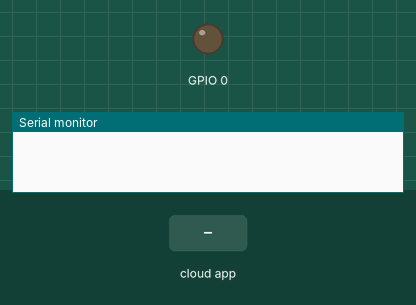
Simulated run of this sketch. Board: ESP8266 (NodeMCU). Parts: output pins drawn as LEDs (lit = HIGH), the last lines printed to the serial monitor. Inputs (shaded band) come from the test bench.

Above: at 2.7 s.
2.8 s: the phone or cloud app sets 5 to 0
At 4.7 s:
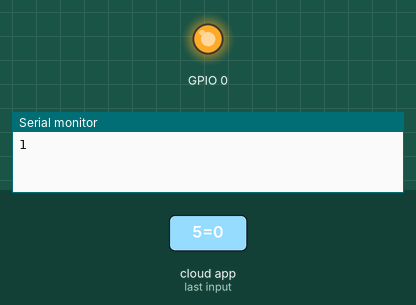
5.0 s: the phone or cloud app sets 5 to 1
At 6.4 s:
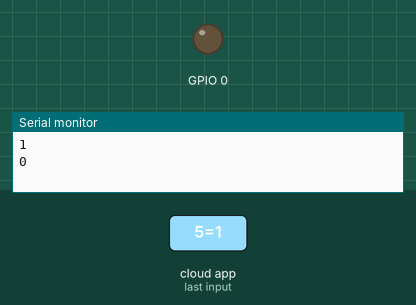
Timing chart, 0 to 8.0 s (numbered marks = the images above; inputs shaded):
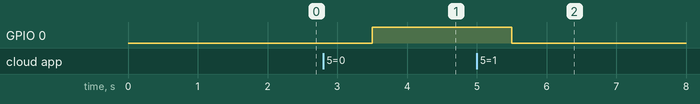

Measured:
- after the input at 2.8 s, GPIO 0: LOW → HIGH after 0.70 s
- after the input at 5.0 s, GPIO 0: HIGH → LOW after 0.50 s

The sketch:

Example_code_for_IOT_button.ino
```cpp
// This example shows how to connect to Cayenne using an ESP8266 and send/receive sample data.
// Make sure you install the ESP8266 Board Package via the Arduino IDE Board Manager and select the correct ESP8266 board before compiling.

//#define CAYENNE_DEBUG
#define CAYENNE_PRINT Serial
#include <CayenneMQTTESP8266.h>

// WiFi network info.
char ssid[] = "ssid";
char wifiPassword[] = "pass";

// Cayenne authentication info. This should be obtained from the Cayenne Dashboard.
char username[] = "Mqtt Username";
char password[] = "Mqtt Password";
char clientID[] = "Mqtt clientID";

unsigned long lastMillis = 0;
static int uptime;

byte nuidPICC[4];
int tagToCompare;

void setup() {
	Serial.begin(115200);
	Cayenne.begin(username, password, clientID, ssid, wifiPassword);
  pinMode(0,OUTPUT);


  nuidPICC[0] = 0xB5;
  nuidPICC[1] = 0xB6;
  nuidPICC[2] = 0xB7;
  nuidPICC[3] = 0xB8;

  tagToCompare = nuidPICC[0] + nuidPICC[1] + nuidPICC[2] + nuidPICC[3];
}

void loop() {
	Cayenne.loop();

  if(millis() - lastMillis > 2500) {
    lastMillis = millis();
    uptime = uptime + 2.5;


    // Publish the TMP36 temperature data to Cayenne on Channel 0.

    Cayenne.virtualWrite(7, tagToCompare);
    Cayenne.virtualWrite(0, uptime);
  }
}

// Default function for sending sensor data at intervals to Cayenne.
// You can also use functions for specific channels, e.g CAYENNE_OUT(1) for sending channel 1 data.
CAYENNE_OUT_DEFAULT()
{
	// Write data to Cayenne here. This example just sends the current uptime in milliseconds on virtual channel 0.
	// Cayenne.virtualWrite(0, millis());
	// Some examples of other functions you can use to send data.
	//Cayenne.celsiusWrite(1, 22.0);
	//Cayenne.luxWrite(2, 700);
	//Cayenne.virtualWrite(3, 50, TYPE_PROXIMITY, UNIT_CENTIMETER);
}

// Default function for processing actuator commands from the Cayenne Dashboard.
// You can also use functions for specific channels, e.g CAYENNE_IN(1) for channel 1 commands.
CAYENNE_IN_DEFAULT()
{
	CAYENNE_LOG("Channel %u, value %s", request.channel, getValue.asString());
	//Process message here. If there is an error set an error message using getValue.setError(), e.g getValue.setError("Error message");
}

CAYENNE_IN(V5){
  int buttonstate = !(getValue.asInt());
    Serial.println(buttonstate);
  digitalWrite (0,buttonstate);
}
```
